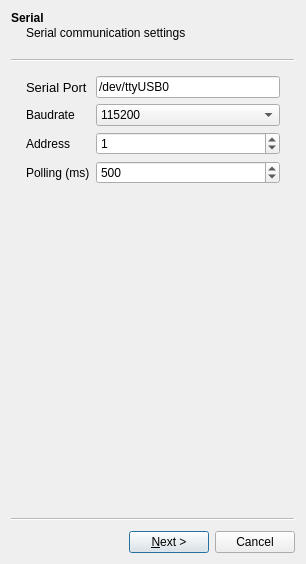
<?xml version="1.0" encoding="UTF-8"?>
<ui version="4.0">
 <class>SettingsWizard</class>
 <widget class="QWizard" name="SettingsWizard">
  <property name="geometry">
   <rect>
    <x>0</x>
    <y>0</y>
    <width>306</width>
    <height>564</height>
   </rect>
  </property>
  <property name="windowTitle">
   <string>Settings Wizard</string>
  </property>
  <property name="windowIcon">
   <iconset theme="riden">
    <normaloff>.</normaloff>.</iconset>
  </property>
  <property name="options">
   <set>QWizard::NoBackButtonOnStartPage</set>
  </property>
  <widget class="QWizardPage" name="wizardPage1">
   <property name="title">
    <string>Serial</string>
   </property>
   <property name="subTitle">
    <string>Serial communication settings</string>
   </property>
   <attribute name="pageId">
    <string notr="true">1</string>
   </attribute>
   <layout class="QFormLayout" name="formLayout">
    <item row="1" column="1">
     <widget class="QComboBox" name="baudrateCombo">
      <property name="currentIndex">
       <number>4</number>
      </property>
      <item>
       <property name="text">
        <string>9600</string>
       </property>
      </item>
      <item>
       <property name="text">
        <string>19200</string>
       </property>
      </item>
      <item>
       <property name="text">
        <string>38400</string>
       </property>
      </item>
      <item>
       <property name="text">
        <string>57600</string>
       </property>
      </item>
      <item>
       <property name="text">
        <string>115200</string>
       </property>
      </item>
      <item>
       <property name="text">
        <string>230400</string>
       </property>
      </item>
      <item>
       <property name="text">
        <string>250000</string>
       </property>
      </item>
      <item>
       <property name="text">
        <string>460800</string>
       </property>
      </item>
      <item>
       <property name="text">
        <string>921600</string>
       </property>
      </item>
      <item>
       <property name="text">
        <string>1000000</string>
       </property>
      </item>
     </widget>
    </item>
    <item row="2" column="0">
     <widget class="QLabel" name="addressLabel">
      <property name="text">
       <string>Address</string>
      </property>
      <property name="buddy">
       <cstring>addressSpin</cstring>
      </property>
     </widget>
    </item>
    <item row="2" column="1">
     <widget class="QSpinBox" name="addressSpin">
      <property name="maximum">
       <number>255</number>
      </property>
      <property name="value">
       <number>1</number>
      </property>
     </widget>
    </item>
    <item row="3" column="0">
     <widget class="QLabel" name="pollingLabel">
      <property name="text">
       <string>Polling (ms)</string>
      </property>
     </widget>
    </item>
    <item row="3" column="1">
     <widget class="QSpinBox" name="pollingSpin">
      <property name="minimum">
       <number>1</number>
      </property>
      <property name="maximum">
       <number>10000</number>
      </property>
      <property name="value">
       <number>500</number>
      </property>
     </widget>
    </item>
    <item row="0" column="1">
     <widget class="QLineEdit" name="portLine">
      <property name="text">
       <string>/dev/ttyUSB0</string>
      </property>
     </widget>
    </item>
    <item row="1" column="0">
     <widget class="QLabel" name="baudrateLabel">
      <property name="text">
       <string>Baudrate</string>
      </property>
      <property name="buddy">
       <cstring>baudrateCombo</cstring>
      </property>
     </widget>
    </item>
    <item row="0" column="0">
     <widget class="QLabel" name="portLabel">
      <property name="font">
       <font>
        <pointsize>10</pointsize>
        <weight>50</weight>
        <bold>false</bold>
       </font>
      </property>
      <property name="text">
       <string>Serial Port</string>
      </property>
      <property name="buddy">
       <cstring>portLine</cstring>
      </property>
     </widget>
    </item>
   </layout>
  </widget>
  <widget class="QWizardPage" name="wizardPage2">
   <property name="title">
    <string>Format</string>
   </property>
   <property name="subTitle">
    <string>Custom Python format strings</string>
   </property>
   <attribute name="pageId">
    <string notr="true">2</string>
   </attribute>
   <layout class="QFormLayout" name="formLayout_3">
    <item row="0" column="0">
     <widget class="QLabel" name="inputVoltageLabel">
      <property name="text">
       <string>Voltage In</string>
      </property>
     </widget>
    </item>
    <item row="2" column="0">
     <widget class="QLabel" name="outputCurrentLabel">
      <property name="text">
       <string>Current Out</string>
      </property>
     </widget>
    </item>
    <item row="2" column="1">
     <widget class="QLineEdit" name="outputCurrentLine">
      <property name="text">
       <string>%05.2f</string>
      </property>
     </widget>
    </item>
    <item row="3" column="0">
     <widget class="QLabel" name="outputPowerLabel">
      <property name="text">
       <string>Power Out</string>
      </property>
     </widget>
    </item>
    <item row="1" column="1">
     <widget class="QLineEdit" name="outputVoltageLine">
      <property name="text">
       <string>%05.2f</string>
      </property>
     </widget>
    </item>
    <item row="3" column="1">
     <widget class="QLineEdit" name="outputPowerLine">
      <property name="text">
       <string>%6.2f</string>
      </property>
     </widget>
    </item>
    <item row="1" column="0">
     <widget class="QLabel" name="outputVoltageLabel">
      <property name="text">
       <string>Voltage Out</string>
      </property>
     </widget>
    </item>
    <item row="0" column="1">
     <widget class="QLineEdit" name="inputVoltageLine">
      <property name="text">
       <string>%05.2f</string>
      </property>
     </widget>
    </item>
   </layout>
  </widget>
  <widget class="QWizardPage" name="wizardPage3">
   <property name="title">
    <string>CSS</string>
   </property>
   <property name="subTitle">
    <string>Custom CSS Stylesheet</string>
   </property>
   <attribute name="pageId">
    <string notr="true">3</string>
   </attribute>
   <layout class="QFormLayout" name="formLayout_2">
    <item row="0" column="0">
     <widget class="QLabel" name="textColorsLabel">
      <property name="text">
       <string>Text Colors</string>
      </property>
      <property name="buddy">
       <cstring>inputVoltagePush</cstring>
      </property>
     </widget>
    </item>
    <item row="0" column="1">
     <widget class="QPushButton" name="inputVoltagePush">
      <property name="styleSheet">
       <string notr="true">color: #ff00ff</string>
      </property>
      <property name="text">
       <string>Input Voltage</string>
      </property>
     </widget>
    </item>
    <item row="1" column="1">
     <widget class="QPushButton" name="outputVoltagePush">
      <property name="styleSheet">
       <string notr="true">color: #ffff00</string>
      </property>
      <property name="text">
       <string>Output Voltage</string>
      </property>
     </widget>
    </item>
    <item row="2" column="1">
     <widget class="QPushButton" name="outputCurrentPush">
      <property name="styleSheet">
       <string notr="true">color: #00ffff</string>
      </property>
      <property name="text">
       <string>Output Current</string>
      </property>
     </widget>
    </item>
    <item row="3" column="1">
     <widget class="QPushButton" name="outputPowerPush">
      <property name="styleSheet">
       <string notr="true">color: #ff00ff</string>
      </property>
      <property name="text">
       <string>Output Power</string>
      </property>
     </widget>
    </item>
    <item row="7" column="1">
     <widget class="QPushButton" name="outputOffTextPush">
      <property name="styleSheet">
       <string notr="true">color: #000000;</string>
      </property>
      <property name="text">
       <string>Output OFF</string>
      </property>
     </widget>
    </item>
    <item row="8" column="1">
     <widget class="QPushButton" name="outputFaultTextPush">
      <property name="styleSheet">
       <string notr="true">color: #000000;</string>
      </property>
      <property name="text">
       <string>Output Fault</string>
      </property>
     </widget>
    </item>
    <item row="6" column="1">
     <widget class="QPushButton" name="outputOnTextPush">
      <property name="styleSheet">
       <string notr="true">color: #000000;</string>
      </property>
      <property name="text">
       <string>Output ON</string>
      </property>
     </widget>
    </item>
    <item row="4" column="1">
     <widget class="QPushButton" name="voltageSetPush">
      <property name="styleSheet">
       <string notr="true">color: #ffff00</string>
      </property>
      <property name="text">
       <string>Voltage Set</string>
      </property>
     </widget>
    </item>
    <item row="5" column="1">
     <widget class="QPushButton" name="currentSetPush">
      <property name="styleSheet">
       <string notr="true">color: #ffff00</string>
      </property>
      <property name="text">
       <string>Current Set</string>
      </property>
     </widget>
    </item>
    <item row="9" column="0">
     <widget class="QLabel" name="buttonColorsLabel">
      <property name="text">
       <string>Button Colors</string>
      </property>
     </widget>
    </item>
    <item row="9" column="1">
     <widget class="QPushButton" name="outputOnButtonPush">
      <property name="styleSheet">
       <string notr="true">color:#000000;background-color:#00ff00;</string>
      </property>
      <property name="text">
       <string>Output ON</string>
      </property>
     </widget>
    </item>
    <item row="10" column="1">
     <widget class="QPushButton" name="outputOffButtonPush">
      <property name="styleSheet">
       <string notr="true">color:#000000;background-color:#808080;</string>
      </property>
      <property name="text">
       <string>Output OFF</string>
      </property>
     </widget>
    </item>
    <item row="11" column="1">
     <widget class="QPushButton" name="outputFaultButtonPush">
      <property name="styleSheet">
       <string notr="true">color:#000000;background-color:#ff0000;</string>
      </property>
      <property name="text">
       <string>Output Fault</string>
      </property>
     </widget>
    </item>
   </layout>
  </widget>
 </widget>
 <tabstops>
  <tabstop>portLine</tabstop>
 </tabstops>
 <resources/>
 <connections/>
</ui>
